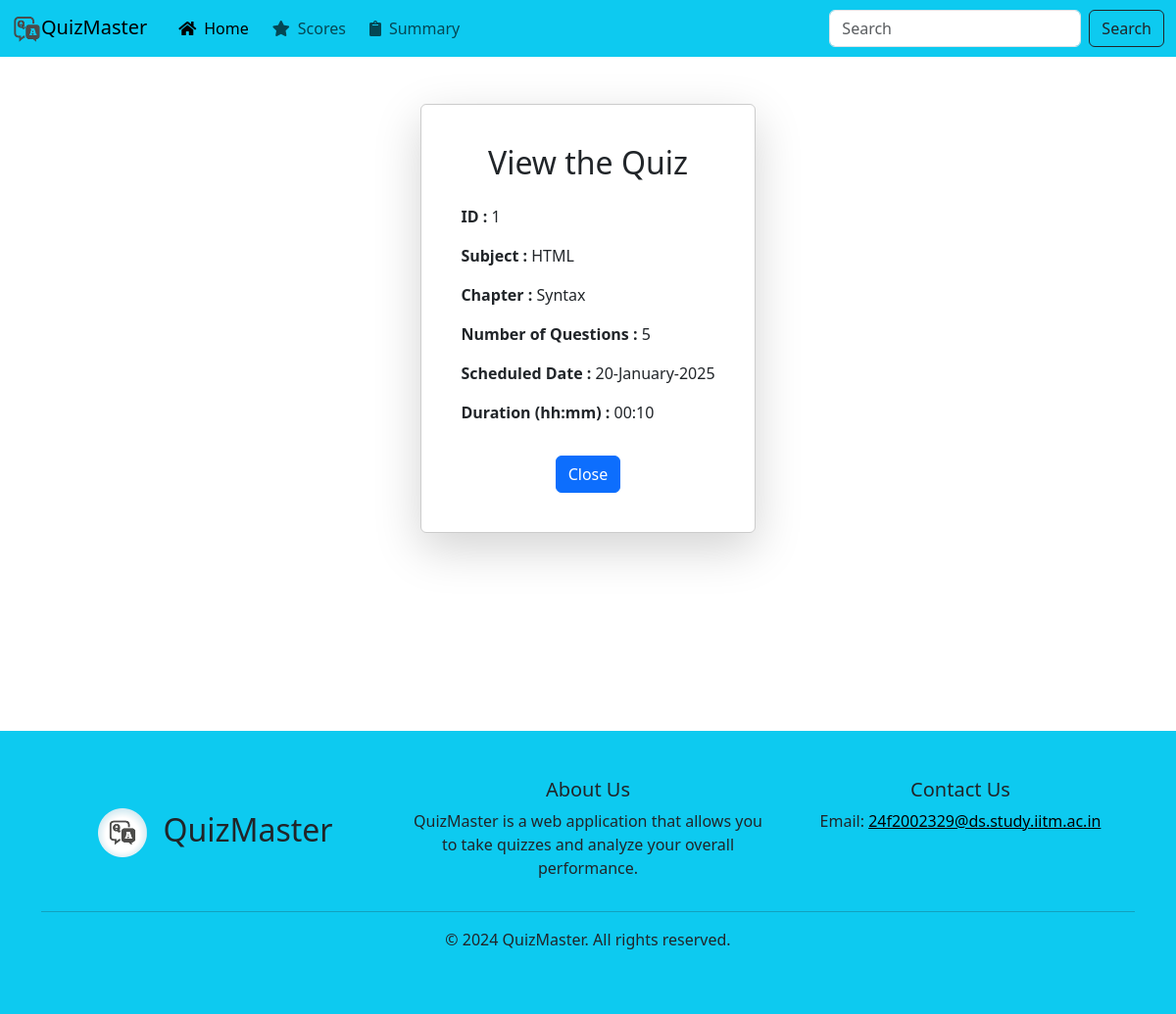
Before: /user/view_quiz/1 with the older database file.
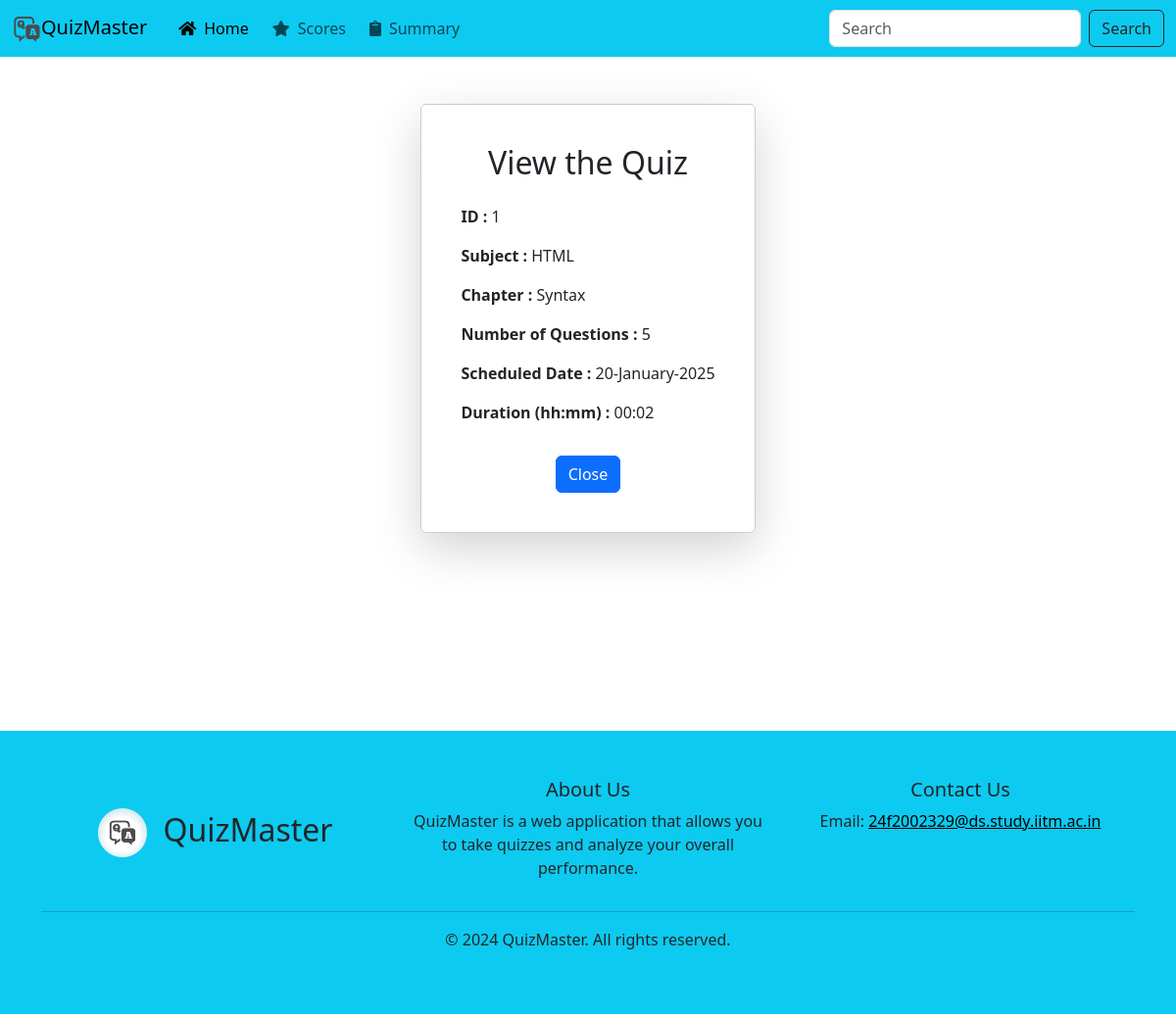
After: the same page with the newer database file.
### app/models/models.py (models this page shows)
class Quiz(db.Model):
    id = db.Column(db.Integer, primary_key=True)
    quiz_date = db.Column(db.DateTime, nullable=True)
    duration = db.Column(db.Integer, nullable=False)
    status = db.Column(db.String(20), default='pending')
    chapter_id = db.Column(db.Integer, db.ForeignKey('chapter.id'), nullable=False)
    questions = db.relationship('Question', backref='quiz', lazy=True)

### app/routes/user.py (the view)
@user_blueprint.route('/view_quiz/<int:quiz_id>')
def view_quiz(quiz_id):
    quiz = Quiz.query.get(quiz_id)
    return render_template('user/view_quiz.html', quiz=quiz)

### app/templates/user/view_quiz.html
{% extends "base.html" %}
{% block content %}
<section class="vh-90 content">
    <div class="container d-flex justify-content-center align-items-center mt-5">
        <div class="card text-center shadow-lg p-4 mb-5 bg-white rounded" style="max-width: auto; border: 1px solid #ccc;">
            <div class="card-body">
                <h2 class="card-title mb-4">View the Quiz</h2>
                <div class="text-start">
                    <p class="mb-3"><strong>ID :</strong> {{ quiz.id }}</p>
                    <p class="mb-3"><strong>Subject :</strong> {{ quiz.chapter.subject.name }}</p>
                    <p class="mb-3"><strong>Chapter :</strong> {{ quiz.chapter.name }}</p>
                    <p class="mb-3"><strong>Number of Questions :</strong> {{ quiz.questions|length }}</p>
                    <p class="mb-3"><strong>Scheduled Date :</strong> {{ quiz.quiz_date.strftime('%d-%B-%Y') }}</p>
                    <p class="mb-3"><strong>Duration (hh:mm) :</strong> {{ quiz.duration|int_to_time }}</p>
                </div>
                <button class="btn btn-primary mt-3 mx-2" onclick="window.history.back()">Close</button>
            </div>
        </div>
    </div>
</section>
{% endblock %}

Changed rows visible on the page:
changed Quiz id 1: duration "00:10" → "00:02"
